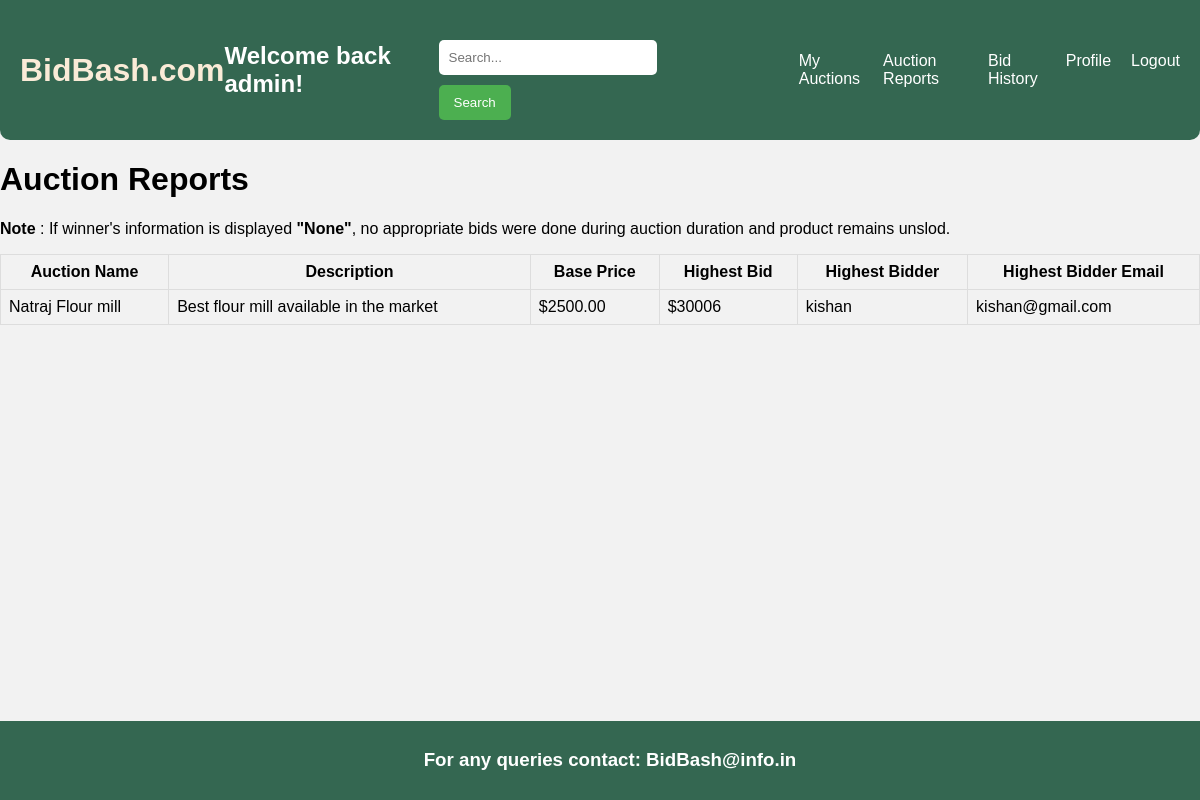
The page /auction_reports (signed in) on the database its author committed.
### myapp/models.py (models this page shows, shortened)
class User(AbstractUser):
    contact_no = models.IntegerField(null=True)
    email = models.EmailField(max_length=254)
    first_name = models.CharField(max_length=30)
    last_name = models.CharField(max_length=30)

class AuctionItem(models.Model):
    name = models.CharField(max_length=100)
    description = models.TextField()
    category = models.CharField(max_length=100)
    seller = models.ForeignKey(User, on_delete=models.CASCADE)
    base_price = models.DecimalField(max_digits=10, decimal_places=2)
    start_time = models.DateTimeField()
    end_time = models.DateTimeField()
    highest_bid = models.DecimalField(max_digits=10, decimal_places=2, default=0)  # Set default value

### myapp/views.py (the view)
# urls.py: path('auction_reports', views.auction_reports, name='auction_reports'),
def auction_reports(request):
    completed_auctions = AuctionItem.objects.filter(
        seller=request.user, end_time__lt=timezone.now()
    )
    for auction in completed_auctions:
        highest_bid_tuple = Bid.objects.filter(auction=auction).aggregate(Max('bid_amount'))
        highest_bid_amount = highest_bid_tuple['bid_amount__max']
        highest_bidder = Bid.objects.filter(auction=auction, bid_amount=highest_bid_amount).first()
        auction.highest_bid = highest_bid_amount
        auction.highest_bidder_username = highest_bidder.bidder.username if highest_bidder else None
        auction.highest_bidder_email = highest_bidder.bidder.email if highest_bidder else None
    return render(request, 'auction_reports.html', {'completed_auctions': completed_auctions})

### templates/auction_reports.html (shortened to what this page needs)
{% extends 'base.html' %}
{% load static %}
{% block body %}
{% if user.is_authenticated %}
<div class="auction-reports">
    <h1>Auction Reports</h1>
    <table style="border-collapse: collapse; width: 100%;">
        <thead>
            <tr>
                <th style="border: 1px solid #dddddd; padding: 8px;">Auction Name</th>
                <th style="border: 1px solid #dddddd; padding: 8px;">Description</th>
                <th style="border: 1px solid #dddddd; padding: 8px;">Base Price</th>
                <th style="border: 1px solid #dddddd; padding: 8px;">Highest Bid</th>
                <th style="border: 1px solid #dddddd; padding: 8px;">Highest Bidder</th>
                <th style="border: 1px solid #dddddd; padding: 8px;">Highest Bidder Email</th>
            </tr>
        </thead>
        <tbody>
            {% for auction in completed_auctions %}
            <tr style="background-color: #f2f2f2;">
                <td style="border: 1px solid #dddddd; padding: 8px;">{{ auction.name }}</td>
                <td style="border: 1px solid #dddddd; padding: 8px;">{{ auction.description }}</td>
                <td style="border: 1px solid #dddddd; padding: 8px;">${{ auction.base_price }}</td>
                <td style="border: 1px solid #dddddd; padding: 8px;">${{ auction.highest_bid }}</td>
                <td style="border: 1px solid #dddddd; padding: 8px;">
                    {% if auction.highest_bidder_username != request.user.username %}
                        {{ auction.highest_bidder_username }}
                    {% else %}
                        None
                    {% endif %}
                </td>
                <td style="border: 1px solid #dddddd; padding: 8px;">
                    {% if auction.highest_bidder_email != request.user.email %}
                        {{ auction.highest_bidder_email }}
                    {% else %}
                        None
                    {% endif %}
                </td>
            </tr>
            {% endfor %}
        </tbody>
        <p><b>Note</b> : If winner's information is displayed <b>"None"</b>, no appropriate bids were done during auction duration and product remains unslod.</p>
    </table>
</div>
{% else %}
<script type="text/javascript">
    window.location.href = "{% url 'login' %}";
</script>
{% endif %}
{% endblock %}

### templates/base.html (shortened to what this page needs)
<!DOCTYPE html>
<html lang="en">
<head>
    {% load static %}
    <link rel="stylesheet" href="{% static 'styles.css' %}">
</head>
<body>
    <header>
        <a href="{% url 'home' %}" style="text-decoration:none; color: antiquewhite;"><h1>BidBash.com</h1></a>
        {% if user.is_authenticated %}
        <h2>Welcome back {{ user.username }}!</h2>
        {% endif %}
        <div class="search-bar">
            <form action="{% url 'search_products' %}" method="GET">
                <input type="text" name="q" placeholder="Search...">
                <button type="submit">Search</button>
            </form>
        </div>
        <div class="menu">
            <a class="menu-icon" href="{% url 'my_auctions' %}">My Auctions</a>
            <a class="menu-icon" href="{% url 'auction_reports' %}">Auction Reports</a>
            <a class="menu-icon" href="{% url 'bid_history' %}">Bid History</a>
            <a class="menu-icon" href="{% url 'profile' %}">Profile</a>
            <a class="menu-icon" href="{% url 'logout' %}">Logout</a>
        </div>
    </header>
    <div class="content">
        {% block body %}
        {% endblock body %}
    </div>
    <footer>
        <h3>For any queries contact: BidBash@info.in</h3>
    </footer>
</body>
</html>

### static/styles.css (style rules this page uses)
body { font-family: Arial, sans-serif; margin: 0; padding: 0; background-color: #f2f2f2; }
header { background-color: #346751; color: #fff; border-radius: 0 0 10px 10px; padding: 20px; display: flex; justify-content: space-between; align-items: center; }
.search-bar { display: flex; width: 400px; }
.search-bar input[type="text"] { padding: 10px; width: 70%; border: none; border-radius: 5px; margin-right: 10px; }
.search-bar button { padding: 10px 15px; background-color: #4CAF50; color: white; border: none; border-radius: 5px; cursor: pointer; }
.menu { display: flex; }
.menu-icon { text-decoration: none; margin-left: 20px; color: #fff; }
footer { position: fixed; bottom: 0; width: 100%; background-color: #346751; color: #fff; padding: 10px; text-align: center; }
form { margin-top: 20px; }
input[type="email"], input[type="text"] { width: 100%; padding: 10px; margin-bottom: 10px; border: 1px solid #ccc; border-radius: 5px; }
button { padding: 10px 20px; background-color: #007bff; color: #fff; border: none; border-radius: 5px; cursor: pointer; }

### rows shown on the page
User: username "admin"
AuctionItem: name "Natraj Flour mill", description "Best flour mill available in the market", base_price "2500.00", highest_bid "30006", highest_bidder_username "kishan", highest_bidder_email "kishan@gmail.com"
